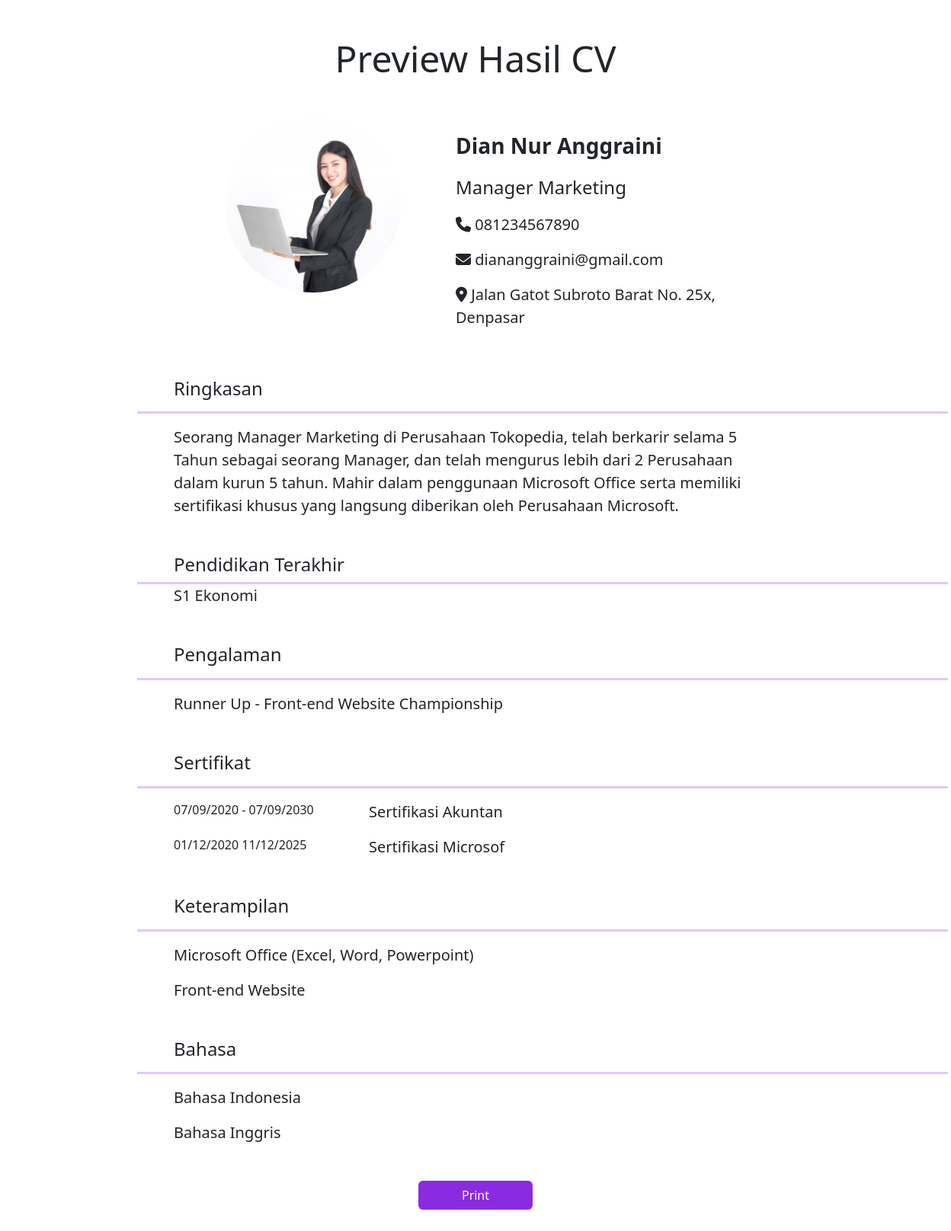
Page /index.php/preview on the committed database.
### tables this page shows
CREATE TABLE `ats_form` (
  `id` int(11) NOT NULL,
  `nama` varchar(100) NOT NULL,
  `pekerjaan` varchar(50) NOT NULL,
  `no_hp` varchar(100) NOT NULL,
  `email` varchar(100) NOT NULL,
  `link` varchar(100) NOT NULL,
  `alamat` varchar(100) NOT NULL,
  `kota` varchar(50) NOT NULL,
  `pendidikan` varchar(100) NOT NULL,
  `keahlian` varchar(50) NOT NULL,
  `keahlian1` varchar(50) NOT NULL,
  `keahlian2` varchar(50) NOT NULL,
  `pengalaman` varchar(50) NOT NULL,
  `pengalaman1` varchar(50) NOT NULL,
  `pengalaman2` varchar(50) NOT NULL,
  `bahasa` varchar(20) NOT NULL,
  `bahasa1` varchar(20) NOT NULL,
  `bahasa2` varchar(20) NOT NULL,
  `sertifikat` varchar(20) NOT NULL,
  `sertifikat1` varchar(20) NOT NULL,
  `sertifikat2` varchar(20) NOT NULL,
  `tanggalMulai` varchar(20) NOT NULL,
  `tanggalMulai1` varchar(20) NOT NULL,
  `tanggalMulai2` varchar(20) NOT NULL,
  `tanggalExpired` varchar(20) NOT NULL,
  `tanggalExpired1` varchar(20) NOT NULL,
  `tanggalExpired2` varchar(20) NOT NULL,
  `ringkasan` text NOT NULL,
  `gambar` varchar(200) NOT NULL
);

### application/controllers/Preview.php (called while the page is built, shortened)
<?php
class Preview extends CI_Controller{
	public function __construct(){
		$this->load->model('bantuan');
	}
	public function index(){
		$this->load->helper('url');
		$data['getAts'] = $this->bantuan->getAts();
		$this->load->view('preview', $data);
	}
}

### index.php (called while the page is built, shortened)
<?php
require_once BASEPATH.'core/CodeIgniter.php';

### application/models/bantuan.php (called while the page is built, shortened)
<?php
class bantuan extends CI_Model{
	public function getAts(){
		$query = $this->db->get('ats_form');
		return $query->result();
	}
}

### application/views/preview.php (the view, shortened to what this page needs)
<!doctype html>
<html lang="en">
	<head>
		<link href="https://cdn.jsdelivr.net/npm/bootstrap@5.2.3/dist/css/bootstrap.min.css" rel="stylesheet">
	</head>
	<body>
		<header>
			<p class="display-5 text-center mt-5">Preview Hasil CV</p>
		</header>
		<div class="container mt-5 col-md-9 mb-5" id="content">
			<?php foreach ($getAts as $ats){?>
			<div class="row mt-5 mb-5 container">
				<div class="col-md-5 text-end">
					<img src="<?php echo base_url() ?>./image/<?php echo $ats->gambar?>" class="img-fluid rounded-circle" width="230">
				</div>
				<div class="col-md-7 mt-3">
					<p class="fs-3 fw-semibold mx-5"><?php echo $ats->nama?></p>
					<p class="fs-4 fw-light mx-5"> <?php echo $ats->pekerjaan?></p>
					<p class="fs-5 fw-light mx-5"><i class="fa-solid fa-phone"></i> <?php echo $ats->no_hp?></p>
					<p class="fs-5 fw-light mx-5"><i class="fa-solid fa-envelope"></i> <?php echo $ats->email?></p>
					<p class="fs-5 fw-light mx-5"><i class="fa-solid fa-location-dot"></i> <?php echo $ats->alamat?>, <?php echo $ats->kota?> </p>
				</div>
			</div>
			<div class="container mt-5">
				<h5 class="fs-4 mx-5">Ringkasan</h5>
				<hr class="mx-auto" style="width:133vh">
				<div class="summary">
					<p class="fs-5 fw-light mx-5"><?php echo $ats->ringkasan?></p>
				</div>
			</div>
			<div class="container mt-5">
				<h5 class="fs-4 mx-5">Pendidikan Terakhir</h5>
				<hr class="m-auto" style="width:133vh">
				<div class="education">
					<p class="fs-5 fw-light mx-5"><?php echo $ats->pendidikan?></p>
				</div>
			</div>
			<div class="container mt-5">
				<h5 class="fs-4 mx-5">Pengalaman</h5>
				<hr class="mx-auto" style="width:133vh">
				<div class="experience">
					<p class="fs-5 fw-light mx-5"><?php echo $ats->pengalaman?></p>
				</div>
			</div>
			<div class="container mt-5">
				<h5 class="fs-4 mx-5">Sertifikat</h5>
				<hr class="mx-auto" style="width:133vh">
				<div class="experience">
					<div class="row">
						<div class="col-4">
							<p class="fs-6 fw-light mx-5"><?php echo $ats->tanggalMulai?> - <?php echo $ats->tanggalExpired?> </p>
						</div>
						<div class="col-8">
							<p class="fs-5 fw-light"><?php echo $ats->sertifikat?></p>
						</div>
					</div>
					<div class="row">
						<div class="col-4">
							<p class="fs-6 fw-light mx-5"><?php echo $ats->tanggalMulai1?> <?php echo $ats->tanggalExpired1?> </p>
						</div>
						<div class="col-8">
							<p class="fs-5 fw-light"><?php echo $ats->sertifikat1?></p>
						</div>
					</div>
					<div class="row">
						<div class="col-4">
						</div>
						<div class="col-8">
						</div>
					</div>
				</div>
			</div>
			<div class="container mt-3">
				<h5 class="fs-4 mx-5">Keterampilan</h5>
				<hr class="mx-auto" style="width:133vh">
				<div class="skills">
					<p class="fs-5 fw-light mx-5"><?php echo $ats->keahlian?></p>
					<p class="fs-5 fw-light mx-5"><?php echo $ats->keahlian1?></p>
				</div>
			</div>
			<div class="container mt-5 mb-5">
				<h5 class="fs-4 mx-5">Bahasa</h5>
				<hr class="mx-auto" style="width:133vh">
				<div class="language">
					<p class="fs-5 fw-light mx-5"><?php echo $ats->bahasa?></p>
					<p class="fs-5 fw-light mx-5"><?php echo $ats->bahasa1?></p>
				</div>
			</div>
		</div>
		<?php }?>
		<div class="container mb-5 text-center">
			<button class="btn btn-print" id="print">Print</button>
		</div>
	</body>
</html>

### application/views/preview.php (style rules this page uses)
hr { border-top: 3px solid blueviolet; }
.btn-print { color: white; background:blueviolet; width:150px; }

### rows in the picture
ats_form: gambar (picture), nama "Dian Nur Anggraini", pekerjaan "Manager Marketing", no_hp "081234567890", email "diananggraini@gmail.com", alamat "Jalan Gatot Subroto Barat No. 25x", kota "Denpasar", ringkasan "Seorang Manager Marketing di Perusahaan Tokopedia, telah berkarir selama 5 Tahun sebagai seorang Manager, dan telah mengurus lebih dari 2 Perusahaan dalam kurun 5 tahun. Mahir dalam penggunaan Microsoft Office serta memiliki sertifikasi khusus yang langsung diberikan oleh Perusahaan Microsoft.", pendidikan "S1 Ekonomi", pengalaman "Runner Up - Front-end Website Championship", tanggalMulai "07/09/2020", tanggalExpired "07/09/2030", sertifikat "Sertifikasi Akuntan", tanggalMulai1 "01/12/2020", tanggalExpired1 "11/12/2025", sertifikat1 "Sertifikasi Microsof", keahlian "Microsoft Office (Excel, Word, Powerpoint)", keahlian1 "Front-end Website", bahasa "Bahasa Indonesia", bahasa1 "Bahasa Inggris"
